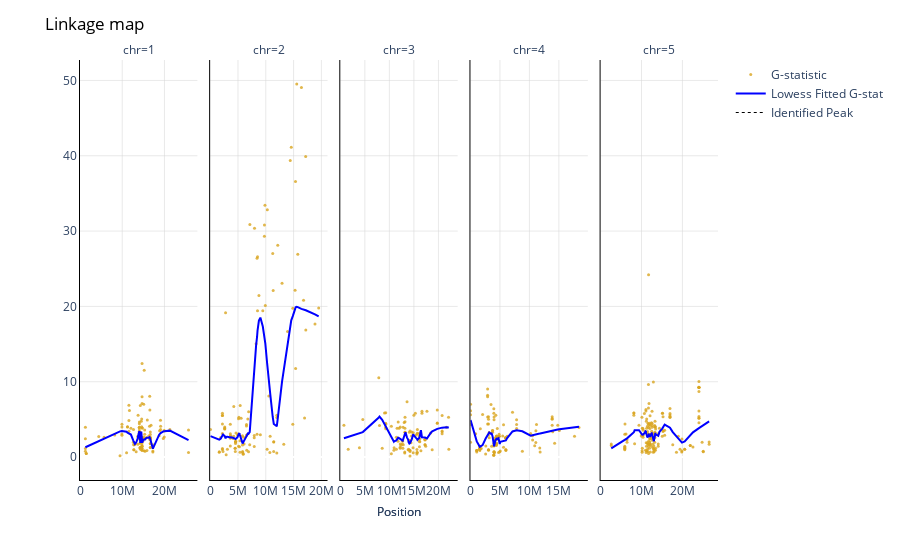

Here is the notebook cell this chart was saved with:
### Code cell
#df['T_S'] = df['G_S']*df['ratio']

#establish g-stat lowess fig
fig = px.scatter(df, x=df['pos'], y=df['G_S'],
    facet_col="chr",
    opacity=0.8,
    color_discrete_sequence=['goldenrod'],
    trendline="lowess",
    trendline_options=dict(frac=lowess_span),
    trendline_color_override="blue")

#format g-stat lowess fig
fig.update_traces(
    marker=dict(size=3)
)

fig.update_layout(
    dict(plot_bgcolor = 'white')
)

fig.update_xaxes(
    matches=None
)

fig.for_each_xaxis(
    lambda xaxis: xaxis.update(showticklabels=True)
)

fig.for_each_xaxis(
    lambda xaxis: fig.update_xaxes(tickangle=0)
)

fig.for_each_xaxis(
    lambda x: x.update(title = '')
)

fig.for_each_yaxis(
    lambda y: y.update(title = '')
)


fig.add_annotation(
    showarrow=False,
    xanchor='center',
    xref='paper', 
    x=0.5, 
    yref='paper',
    y=-0.1,
    text='Position'
)

fig.add_annotation(
    showarrow=False,
    xanchor='center',
    xref='paper', 
    x=-0.8, 
    yanchor='middle',
    yref='paper',
    y=0.6,
    textangle=-90,
    text='Ratio'
)


fig.update_xaxes(
    showgrid=True, 
    gridwidth=0.5, 
    gridcolor='lightgrey'
)

fig.update_xaxes(
    showline=True, 
    linewidth=1, 
    linecolor='black'
)

fig.update_xaxes(
    rangemode="tozero"
)

fig.update_yaxes(
    showgrid=True, 
    gridwidth=0.5, 
    gridcolor='lightgrey'
)

fig.update_yaxes(
    showline=True, 
    linewidth=1, 
    linecolor='black'
)

fig.update_layout(
    title=dict(
        text="Linkage map",font=dict(color='black')
    )
)


fig.add_annotation(
    showarrow=False,
    xanchor='center',
    xref='paper', 
    x=0.5, 
    yref='paper',
    y=-0.1,
    text='Position'
)

fig.add_annotation(
    showarrow=False,
    xanchor='center',
    xref='paper', 
    x=-0.8, 
    yanchor='middle',
    yref='paper',
    y=0.6,
    textangle=-90,
    text='Ratio'
)

fig.add_trace(
    go.Scatter(
    x=[1],
    y=[1],
    mode='lines',
    name='Lowess Fitted G-stat',
    line=dict(color="blue")
    )
)


fig['data'][0]['showlegend'] = True
fig['data'][0]['name'] = 'G-statistic'

max_pos=df_peaks['pos'].max()
min_pos=df_peaks['pos'].min()

    
fig.add_trace(go.Scatter(x=[0,0], 
    y=[0,0], 
    mode='lines', 
    line=dict(color='black', width=1, dash='dot'),
    name='Identified Peak',))


pio.write_image(fig, "./plotname.png", scale=6, width=1080, height=540)
df_peaks.to_csv('peaks_file_name.tsv', sep='\t')

fig.show()
